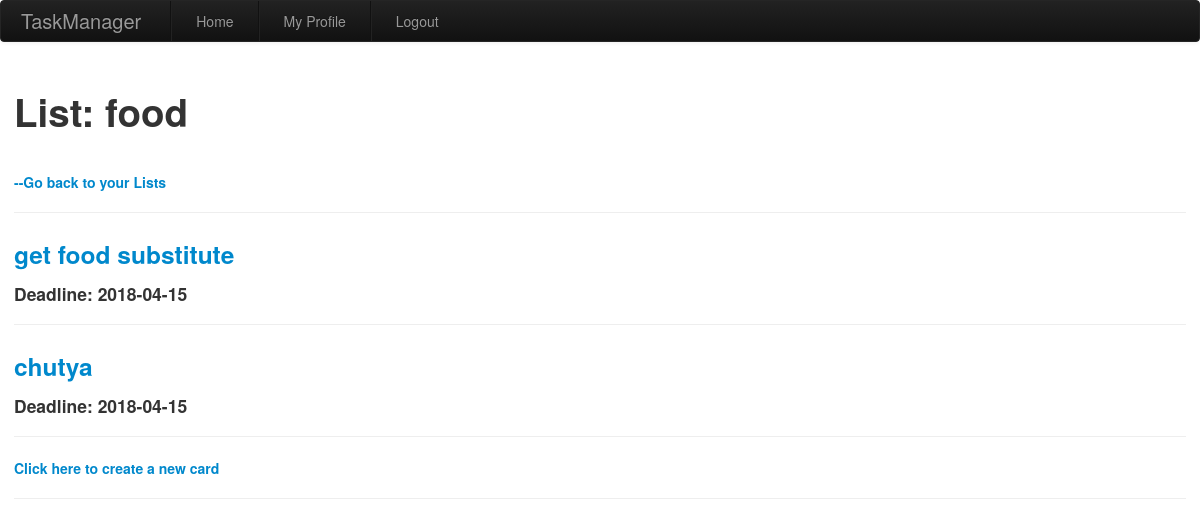
The app's page /showlist/gotogym/food/ (signed in), older data.
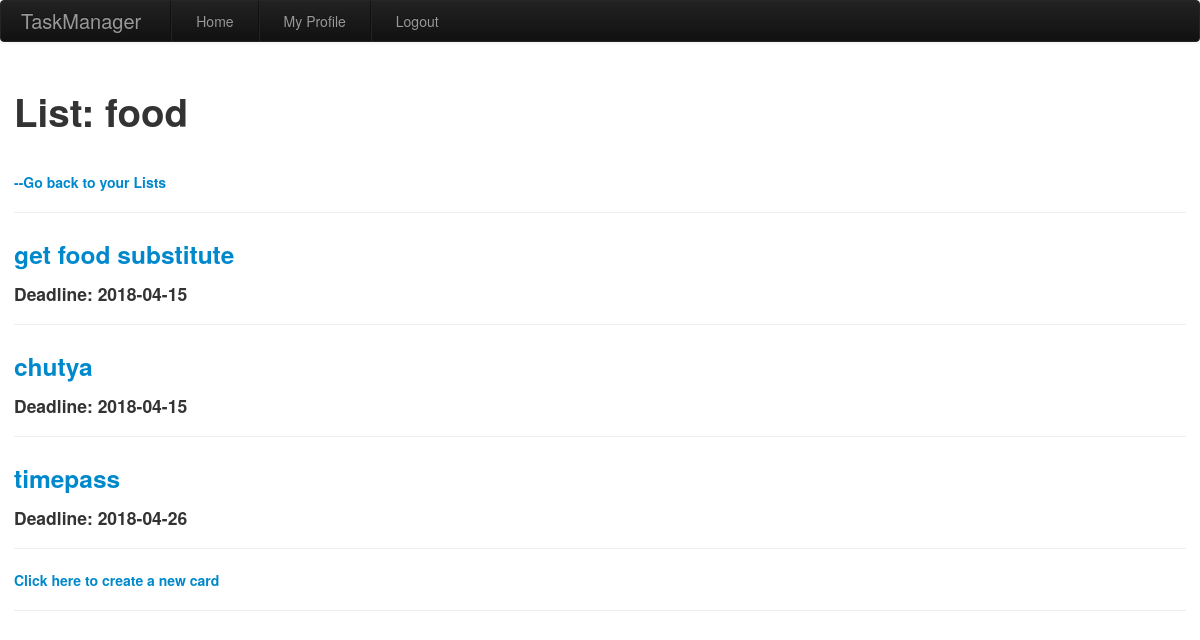
The same page, newer data.
### app/models.py (models this page shows)
class Card(db.Model):
    id = db.Column(db.Integer, primary_key=True)
    name = db.Column(db.String(64), nullable=False)
    desc = db.Column(db.String(1600), nullable=False)
    timestart = db.Column(db.Date, index=True, nullable=False, default=datetime.date(datetime.utcnow()))
    deadline = db.Column(db.Date, nullable=False)
    list_id = db.Column(db.Integer, db.ForeignKey(
        'list.id'))  # foreign key from list

### app/routes.py (the view)
@app.route('/showlist/<boardname>/<listname>/')
@login_required
def showlist(boardname, listname):
    listx = List.query.filter_by(title=listname).first_or_404()
    board = Board.query.filter_by(name=boardname).first_or_404()
    return render_template('showlist.html', board=board, list=listx)

### app/models.py (called while the page is built)
@login.user_loader
def load_user(id):
    return User.query.get(int(id))

### app/routes.py (called while the page is built)
@app.before_request
def before_request():
    if current_user.is_authenticated:
        current_user.last_seen = datetime.utcnow()
        db.session.commit()

### app/templates/showlist.html
{% extends "base.html" %}
{% block content %}
<br>
<h1> List: {{ list.title }}</h1>
<br>
<h5><a href="{{url_for('showboard', boardname = board.name)}}"> --Go back to your Lists</a></h5>
<hr>
{% for card in list.cards %}
<p>
<h3><a href="{{ url_for('showcard', boardname=board.name , listname=list.title, cardname = card.name) }}"> {{ card.name }}</a><br>
  <h4>Deadline: {{card.deadline}}</h4>
</h3>
</p>
<hr>
{% endfor %}
<h5><a href="{{url_for('newcard', boardname = board.name , listname = list.title)}}"> Click here to create a new card</a></h5>
<hr>
{% endblock %}

Row changes from the older to the newer data that the page shows:
added Card: name "timepass", deadline "2018-04-26"
